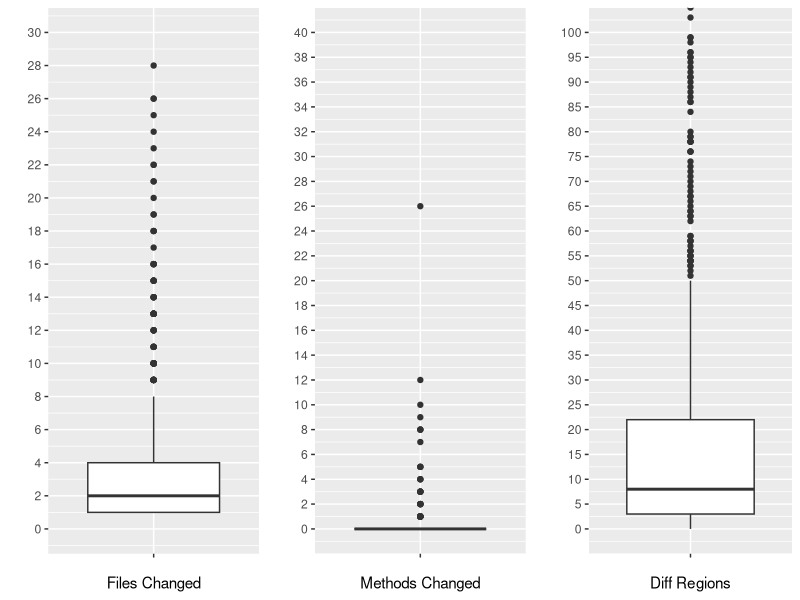
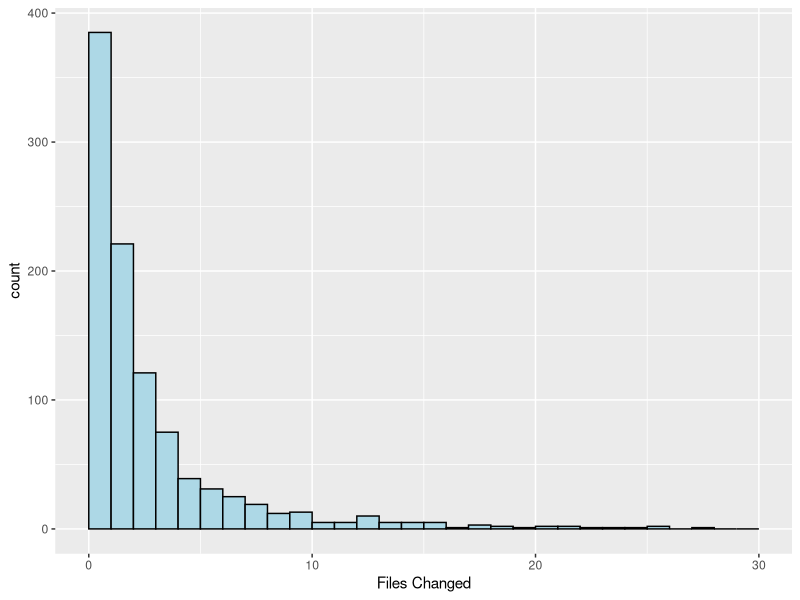
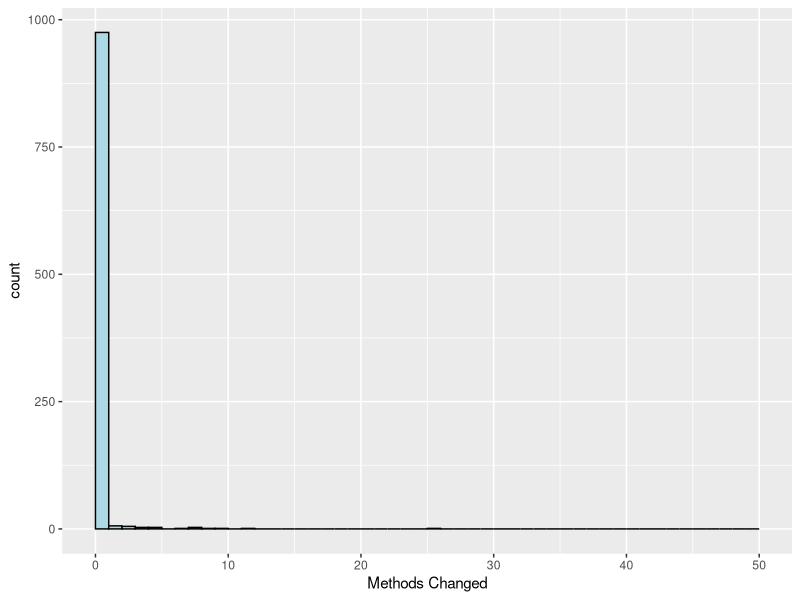
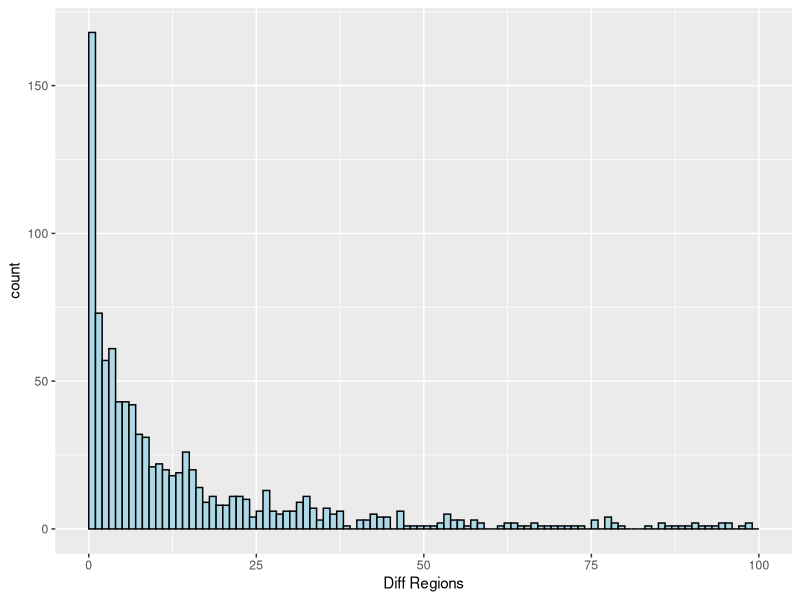
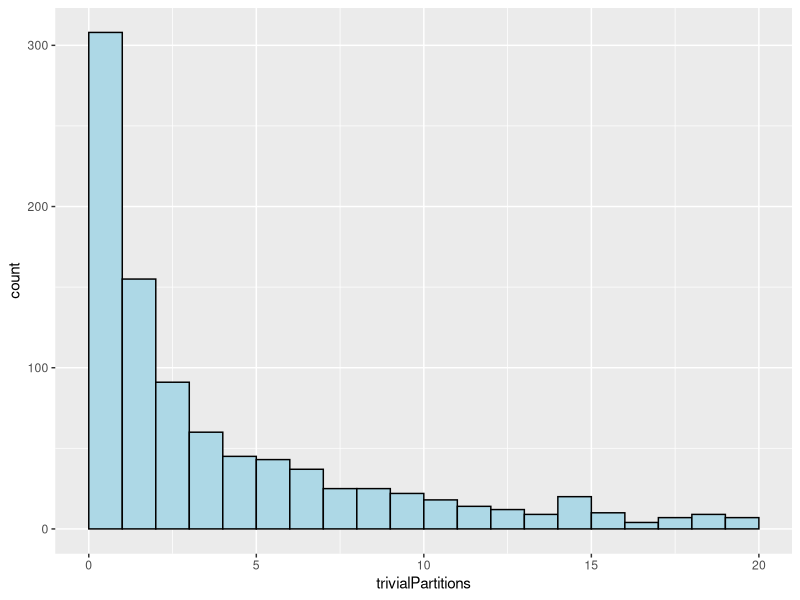
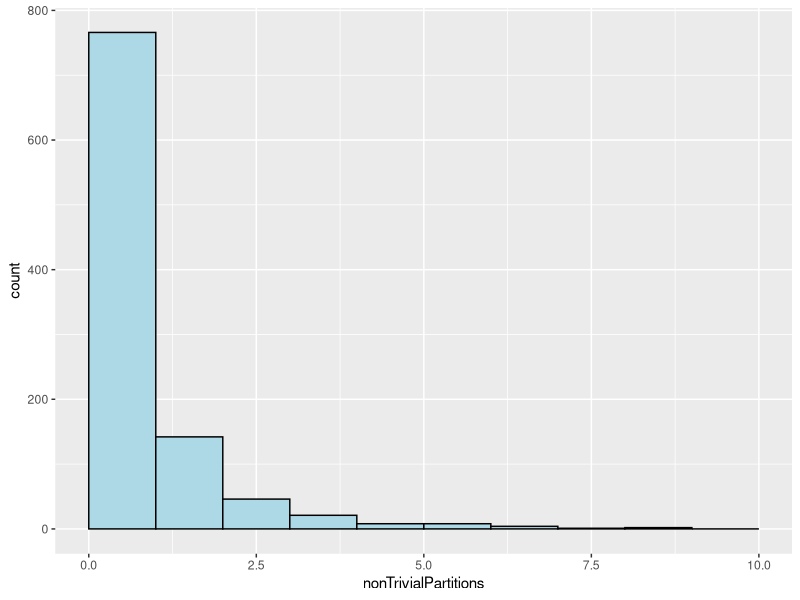

Recreate these plots in R, in order.
## ---- chunk 1
library(dplyr)
library(ggplot2)
library(grid)
library(scales)
summ <- read.csv("data/allSummary.csv")
partitions <- read.csv("data/allPartitions.csv")

pullRequests <- select(summ, projectName, pullRequestId)

trivialPartitions <- select(summ, trivialPartitions)

nonTrivialPartitions <- select(summ, nonTrivialPartitions)
## ---- chunk 2
filesChanged <- select(summ, projectName, pullRequestId, filesChanged = sourceFiles)
enclosingMethods <- partitions %>%
  select(projectName, pullRequestId, enclosingMethodDefId) %>%
  distinct() %>%
  filter(enclosingMethodDefId != "null")
methodsChanged <-left_join(pullRequests, enclosingMethods, by=c("projectName", "pullRequestId")) %>%
  group_by(projectName, pullRequestId) %>%
  summarise(methodsChanged = sum(!is.na(enclosingMethodDefId)))
diffRegions <- select(summ, projectName, pullRequestId, diffRegions = diffs)

filesChangedBoxplot = ggplot(filesChanged, aes(x="", y=filesChanged)) +
  geom_boxplot() +
  coord_cartesian(ylim=c(0,30)) +
  scale_y_continuous(breaks=seq(0, 30, by=2)) +
  xlab("Files Changed") +
  ylab("")
methodsChangedBoxplot = ggplot(methodsChanged, aes(x="", y=methodsChanged)) +
  geom_boxplot() +
  coord_cartesian(ylim=c(0,40)) +
  scale_y_continuous(breaks=seq(0, 40, by=2)) +
  xlab("Methods Changed") +
  ylab("")
diffRegionsBoxplot = ggplot(diffRegions, aes(x="", y=diffRegions)) +
  geom_boxplot() +
  coord_cartesian(ylim=c(0, 100)) +
  scale_y_continuous(breaks=seq(0, 100, by=5)) +
  xlab("Diff Regions") +
  ylab("")
pushViewport(viewport(layout = grid.layout(1, 3)))
print(filesChangedBoxplot, vp = viewport(layout.pos.row = 1, layout.pos.col = 1))
print(methodsChangedBoxplot, vp = viewport(layout.pos.row = 1, layout.pos.col = 2))
print(diffRegionsBoxplot, vp = viewport(layout.pos.row = 1, layout.pos.col = 3))
## ---- chunk 3
ggplot(filesChanged, aes(x=filesChanged)) + geom_histogram(breaks=seq(0, 30, by=1), col="black", fill="lightblue") + xlab("Files Changed")
## ---- chunk 4
quantile(x=filesChanged$filesChanged, probs=seq(0.05, 1, 0.05))
filesChangedECDF = ecdf(filesChanged$filesChanged)
## ---- chunk 5
ggplot(methodsChanged, aes(x=methodsChanged)) + geom_histogram(breaks=seq(0, 50, by=1), col="black", fill="lightblue") + xlab("Methods Changed")
## ---- chunk 6
quantile(x=methodsChanged$methodsChanged, probs=seq(0.05, 1, 0.05))
## ---- chunk 7
ggplot(diffRegions, aes(x=diffRegions)) + geom_histogram(breaks=seq(0, 100, by=1), col="black", fill="lightblue") + xlab("Diff Regions")
## ---- chunk 8
quantile(x=diffRegions$diffRegions, probs=seq(0.05, 1, 0.05))
## ---- chunk 9
ggplot(data=summ, aes(trivialPartitions)) + geom_histogram(breaks=seq(0, 20, by=1), col="black", fill="lightblue")
summary(summ$trivialPartitions)
## ---- chunk 10
ggplot(data=nonTrivialPartitions, aes(nonTrivialPartitions)) + geom_histogram(breaks=seq(0, 10, by=1), col="black", fill="lightblue")
summary(nonTrivialPartitions$nonTrivialPartitions)
